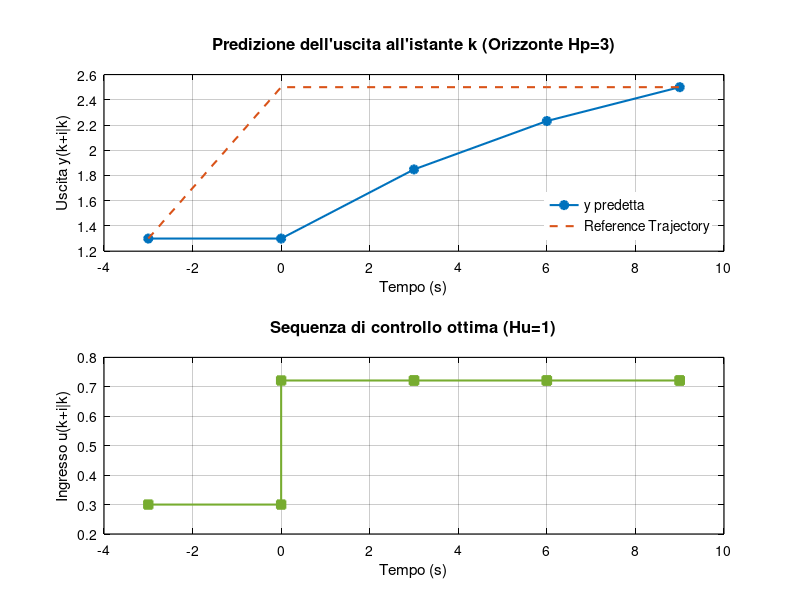
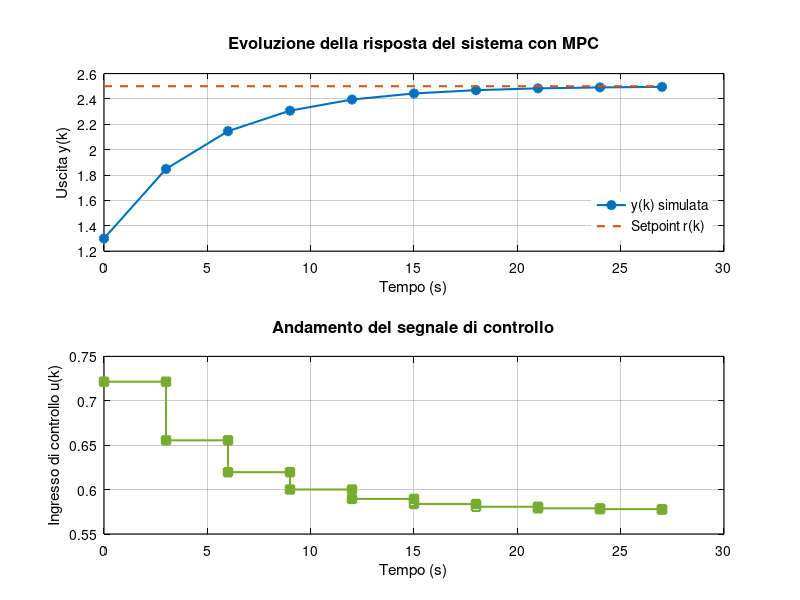

The MATLAB script that drew these images, in order:
%% ESERCIZIO 1 e 2 - Controllo Predittivo (MPC)
clear; clc; close all;

% --- Parametri del Processo ---
num = 1.3;
den = [1 -0.7];
Ts = 3;              % Tempo di campionamento (sec)

Hp = 3;              % Orizzonte di predizione (9 sec)
Hu = 1;              % Orizzonte di controllo (singola mossa)
set_point = 2.5;     % Traiettoria di set-point s(k+i)
Tref = 0;            % Costante di tempo della reference trajectory

u_prec = 0.3;        % u(k-1)
y_prec = 1.3;        % y(k-1)
y_attuale = 1.3;     % y(k)

fprintf('--- ESERCIZIO 1: Calcolo all''istante k ---\n');

% 1. Calcolo della Reference Trajectory all'istante Hp
epsilon = set_point - y_attuale; 
if Tref == 0
    epsilon_finale = 0;
else
    epsilon_finale = epsilon * exp(-Hp*Ts/Tref);
end
r_finale = set_point - epsilon_finale; 

% 2. Risposta Libera del sistema all'istante Hp
y_free = zeros(1, Hp);
y_free(1) = 0.7 * y_attuale + 1.3 * u_prec;
for i = 2:Hp
    y_free(i) = 0.7 * y_free(i-1) + 1.3 * u_prec;
end
y_free_finale = y_free(end);

% 3. Risposta Forzata al gradino unitario (Step Response) all'istante Hp
step_response = zeros(1, Hp);
step_response(1) = 1.3; % Risposta al primo istante
for i = 2:Hp
    step_response(i) = 0.7 * step_response(i-1) + 1.3;
end
y_step_finale = step_response(end);

% 4. Calcolo della mossa di controllo ottima (unico punto di coincidenza)
delta_u_hat = (r_finale - y_free_finale) / y_step_finale;
u_hat = u_prec + delta_u_hat;

fprintf('y_free(k+3|k): %.4f\n', y_free_finale);
fprintf('y_step(3): %.4f\n', y_step_finale);
fprintf('delta_u(k|k): %.4f\n', delta_u_hat);
fprintf('u(k|k) ottima: %.4f\n', u_hat);

%% --- GRAFICI ESERCIZIO 1 (Predizione all'istante k) ---
% Vogliamo plottare l'andamento da k-1 (passato) fino a k+Hp (futuro predetto)
time_pred = (-1:Hp) * Ts; % Asse dei tempi da -3 sec a +9 sec

y_pred_plot = zeros(1, length(time_pred));
u_pred_plot = zeros(1, length(time_pred));
ref_plot = zeros(1, length(time_pred));

% Valori al tempo k-1 (istante -3s)
y_pred_plot(1) = y_prec;
u_pred_plot(1) = u_prec;
ref_plot(1) = y_prec; % Prima del gradino

% Valori al tempo k (istante 0s)
y_pred_plot(2) = y_attuale;
u_pred_plot(2) = u_hat; % Da qui in poi applichiamo la mossa calcolata
ref_plot(2) = set_point;

% Calcoliamo l'evoluzione futura predetta per i prossimi Hp passi
for i = 1:Hp
    if i == 1
        y_pred_plot(2+i) = 0.7 * y_attuale + 1.3 * u_hat;
    else
        y_pred_plot(2+i) = 0.7 * y_pred_plot(2+i-1) + 1.3 * u_hat;
    end
    u_pred_plot(2+i) = u_hat; % Essendo Hu=1, l'ingresso rimane costante
    ref_plot(2+i) = set_point; % Tref=0, quindi reference coincide con set_point
end

% Generazione della figura
fig1 = figure('Name', 'MPC Esercizio 1 - Predizione Open-Loop', 'Color', 'w', 'Position', [100, 100, 800, 600]);

% Colori personalizzati moderni
color_y = [0 0.4470 0.7410];       % Blu
color_ref = [0.8500 0.3250 0.0980]; % Rosso scuro
color_u = [0.4660 0.6740 0.1880];   % Verde
font_name = 'Helvetica';

subplot(2,1,1);
plot(time_pred, y_pred_plot, '-o', 'Color', color_y, 'LineWidth', 1.5, 'MarkerSize', 6, 'MarkerFaceColor', color_y); hold on;
plot(time_pred, ref_plot, '--', 'Color', color_ref, 'LineWidth', 1.5);
xlabel('Tempo (s)', 'FontSize', 11, 'FontName', font_name, 'Color', 'k');
ylabel('Uscita y(k+i|k)', 'FontSize', 11, 'FontName', font_name, 'Color', 'k');
title({'Predizione dell''uscita all''istante k (Orizzonte Hp=3)'; ''}, 'FontSize', 12, 'FontName', font_name, 'FontWeight', 'bold', 'Color', 'k');
leg1 = legend('y predetta', 'Reference Trajectory', 'Location', 'southeast', 'FontSize', 10, 'Box', 'off');
set(leg1, 'TextColor', 'k');
grid on;
set(gca, 'Color', 'w', 'XColor', 'k', 'YColor', 'k', 'FontSize', 10, 'FontName', font_name, 'LineWidth', 0.8, 'GridAlpha', 0.2);

subplot(2,1,2);
stairs(time_pred, u_pred_plot, '-s', 'Color', color_u, 'LineWidth', 1.5, 'MarkerSize', 6, 'MarkerFaceColor', color_u);
xlabel('Tempo (s)', 'FontSize', 11, 'FontName', font_name, 'Color', 'k');
ylabel('Ingresso u(k+i|k)', 'FontSize', 11, 'FontName', font_name, 'Color', 'k');
title({'Sequenza di controllo ottima (Hu=1)'; ''}, 'FontSize', 12, 'FontName', font_name, 'FontWeight', 'bold', 'Color', 'k');
grid on;
set(gca, 'Color', 'w', 'XColor', 'k', 'YColor', 'k', 'FontSize', 10, 'FontName', font_name, 'LineWidth', 0.8, 'GridAlpha', 0.2);

%% --- ESERCIZIO 2: Calcolo all'istante k+1 ---
fprintf('\n--- ESERCIZIO 2: Calcolo all''istante k+1 ---\n');

% Applico l'ingresso calcolato per trovare la vera nuova uscita y(k+1)
y_next = 0.7 * y_attuale + 1.3 * u_hat;

% Aggiorno le condizioni iniziali per il passo k+1
y_attuale_2 = y_next;
u_prec_2 = u_hat;

% Reference trajectory a k+1 (Tref=0 quindi coincide istantaneamente col set_point)
r_finale_2 = set_point;

% Risposta libera a k+1
y_free_2 = zeros(1, Hp);
y_free_2(1) = 0.7 * y_attuale_2 + 1.3 * u_prec_2;
for i = 2:Hp
    y_free_2(i) = 0.7 * y_free_2(i-1) + 1.3 * u_prec_2;
end
y_free_finale_2 = y_free_2(end);

% La step response rimane invariata per sistemi lineari tempo-invarianti
% Calcolo mossa ottima k+1
delta_u_hat_2 = (r_finale_2 - y_free_finale_2) / y_step_finale;
u_hat_2 = u_prec_2 + delta_u_hat_2;

fprintf('y(k+1): %.4f\n', y_attuale_2);
fprintf('y_free(k+4|k+1): %.4f\n', y_free_finale_2);
fprintf('delta_u(k+1|k+1): %.4f\n', delta_u_hat_2);
fprintf('u(k+1|k+1) ottima: %.4f\n', u_hat_2);

%% --- SIMULAZIONE E GRAFICI ---
% Eseguiamo una simulazione per mostrare l'andamento effettivo
N_sim = 10;
y_sim = zeros(1, N_sim);
u_sim = zeros(1, N_sim);

y_sim(1) = y_prec;
u_sim(1) = u_hat; 

for k = 2:N_sim
    y_sim(k) = 0.7 * y_sim(k-1) + 1.3 * u_sim(k-1);
    
    % Ricalcoliamo l'MPC ad ogni passo (logica receding horizon)
    y_f = zeros(1, Hp);
    y_f(1) = 0.7 * y_sim(k) + 1.3 * u_sim(k-1);
    for i = 2:Hp
        y_f(i) = 0.7 * y_f(i-1) + 1.3 * u_sim(k-1);
    end
    du = (set_point - y_f(end)) / y_step_finale;
    u_sim(k) = u_sim(k-1) + du;
end

time = (0:N_sim-1) * Ts;

fig2 = figure('Name', 'MPC Esercizi 1 e 2', 'Color', 'w', 'Position', [150, 150, 800, 600]);

% Colori personalizzati moderni
color_y = [0 0.4470 0.7410];       % Blu
color_ref = [0.8500 0.3250 0.0980]; % Rosso scuro
color_u = [0.4660 0.6740 0.1880];   % Verde
font_name = 'Helvetica';

subplot(2,1,1);
plot(time, y_sim, '-o', 'Color', color_y, 'LineWidth', 1.5, 'MarkerSize', 6, 'MarkerFaceColor', color_y); hold on;
plot(time, set_point*ones(1, N_sim), '--', 'Color', color_ref, 'LineWidth', 1.5);
xlabel('Tempo (s)', 'FontSize', 11, 'FontName', font_name, 'Color', 'k');
ylabel('Uscita y(k)', 'FontSize', 11, 'FontName', font_name, 'Color', 'k');
title({'Evoluzione della risposta del sistema con MPC'; ''}, 'FontSize', 12, 'FontName', font_name, 'FontWeight', 'bold', 'Color', 'k');
leg2 = legend('y(k) simulata', 'Setpoint r(k)', 'Location', 'southeast', 'FontSize', 10, 'Box', 'off');
set(leg2, 'TextColor', 'k');
grid on;
set(gca, 'Color', 'w', 'XColor', 'k', 'YColor', 'k', 'FontSize', 10, 'FontName', font_name, 'LineWidth', 0.8, 'GridAlpha', 0.2);

subplot(2,1,2);
stairs(time, u_sim, '-s', 'Color', color_u, 'LineWidth', 1.5, 'MarkerSize', 6, 'MarkerFaceColor', color_u);
xlabel('Tempo (s)', 'FontSize', 11, 'FontName', font_name, 'Color', 'k');
ylabel('Ingresso di controllo u(k)', 'FontSize', 11, 'FontName', font_name, 'Color', 'k');
title({'Andamento del segnale di controllo'; ''}, 'FontSize', 12, 'FontName', font_name, 'FontWeight', 'bold', 'Color', 'k');
grid on;
set(gca, 'Color', 'w', 'XColor', 'k', 'YColor', 'k', 'FontSize', 10, 'FontName', font_name, 'LineWidth', 0.8, 'GridAlpha', 0.2);

save('Dati_Esercizio_1_2.mat');
